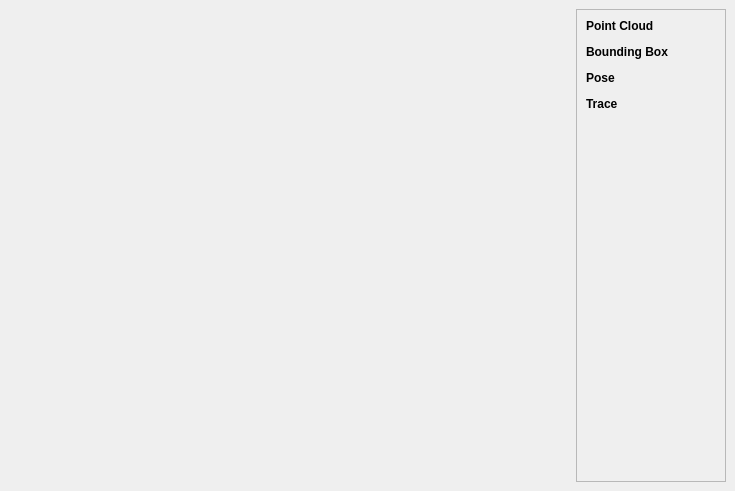
<?xml version="1.0" encoding="UTF-8"?>
<ui version="4.0">
 <class>VisWindow</class>
 <widget class="QMainWindow" name="VisWindow">
  <property name="geometry">
   <rect>
    <x>0</x>
    <y>0</y>
    <width>735</width>
    <height>491</height>
   </rect>
  </property>
  <property name="windowTitle">
   <string>MainWindow</string>
  </property>
  <widget class="QWidget" name="centralwidget">
   <layout class="QHBoxLayout" name="horizontalLayout_2">
    <item>
     <widget class="QtGLWindow" name="view" native="true">
      <property name="sizePolicy">
       <sizepolicy hsizetype="Expanding" vsizetype="Expanding">
        <horstretch>1</horstretch>
        <verstretch>0</verstretch>
       </sizepolicy>
      </property>
      <zorder>scrollArea</zorder>
     </widget>
    </item>
    <item>
     <widget class="QScrollArea" name="scrollArea">
      <property name="minimumSize">
       <size>
        <width>150</width>
        <height>0</height>
       </size>
      </property>
      <property name="widgetResizable">
       <bool>true</bool>
      </property>
      <widget class="QWidget" name="scrollAreaWidgetContents">
       <property name="geometry">
        <rect>
         <x>0</x>
         <y>0</y>
         <width>148</width>
         <height>471</height>
        </rect>
       </property>
       <layout class="QVBoxLayout" name="verticalLayout">
        <item>
         <widget class="QLabel" name="label">
          <property name="font">
           <font>
            <weight>75</weight>
            <bold>true</bold>
           </font>
          </property>
          <property name="text">
           <string>Point Cloud</string>
          </property>
         </widget>
        </item>
        <item>
         <widget class="QWidget" name="pc_area" native="true">
          <layout class="QVBoxLayout" name="verticalLayout_2">
           <property name="margin">
            <number>0</number>
           </property>
          </layout>
         </widget>
        </item>
        <item>
         <widget class="QLabel" name="label_7">
          <property name="font">
           <font>
            <weight>75</weight>
            <bold>true</bold>
           </font>
          </property>
          <property name="text">
           <string>Bounding Box</string>
          </property>
         </widget>
        </item>
        <item>
         <widget class="QWidget" name="bb_area" native="true">
          <layout class="QVBoxLayout" name="verticalLayout_8">
           <property name="margin">
            <number>0</number>
           </property>
          </layout>
         </widget>
        </item>
        <item>
         <widget class="QLabel" name="label_2">
          <property name="font">
           <font>
            <weight>75</weight>
            <bold>true</bold>
           </font>
          </property>
          <property name="text">
           <string>Pose</string>
          </property>
         </widget>
        </item>
        <item>
         <widget class="QWidget" name="pose_area" native="true">
          <layout class="QVBoxLayout" name="verticalLayout_3">
           <property name="margin">
            <number>0</number>
           </property>
          </layout>
         </widget>
        </item>
        <item>
         <widget class="QLabel" name="label_3">
          <property name="font">
           <font>
            <weight>75</weight>
            <bold>true</bold>
           </font>
          </property>
          <property name="text">
           <string>Trace</string>
          </property>
         </widget>
        </item>
        <item>
         <widget class="QWidget" name="trace_area" native="true">
          <layout class="QVBoxLayout" name="verticalLayout_7">
           <property name="margin">
            <number>0</number>
           </property>
          </layout>
         </widget>
        </item>
        <item>
         <spacer name="verticalSpacer">
          <property name="orientation">
           <enum>Qt::Vertical</enum>
          </property>
          <property name="sizeHint" stdset="0">
           <size>
            <width>20</width>
            <height>40</height>
           </size>
          </property>
         </spacer>
        </item>
       </layout>
      </widget>
     </widget>
    </item>
   </layout>
  </widget>
 </widget>
 <customwidgets>
  <customwidget>
   <class>QtGLWindow</class>
   <extends>QWidget</extends>
   <header>klampt/vis/qtbackend.h</header>
   <container>1</container>
  </customwidget>
 </customwidgets>
 <resources/>
 <connections/>
</ui>
